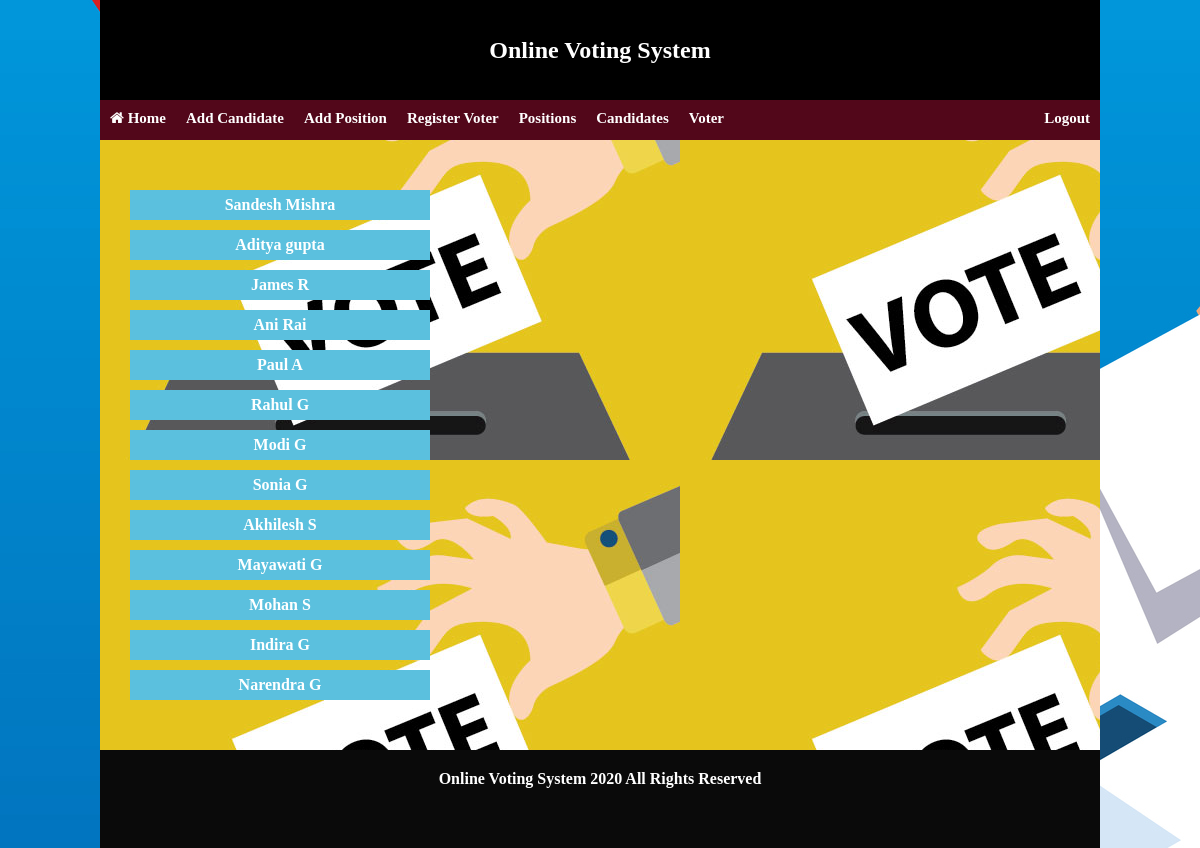
Screenshot of /onlinevotingsystemadmin.php?Candidates with the database file from the repository.
### tables this page shows
CREATE TABLE `candidates` (
  `candidate_id` int(11) NOT NULL,
  `first_name` varchar(20) NOT NULL,
  `last_name` varchar(20) NOT NULL,
  `email` varchar(20) NOT NULL,
  `password` varchar(20) NOT NULL,
  `position` varchar(20) NOT NULL
);

### Candidates.php (the view)
<div class="viewcandidate" >
<?php
        include("databaseconnect.php");
		$sql = " SELECT * FROM `candidates` ";
		$qry = mysqli_query($connect, $sql);
        $candidates = "";
		while($row = mysqli_fetch_array($qry)) {
          $candidates .= "<li>".$row['first_name']. " " .$row['last_name']."</li>";
		}
	?>
<ul class="listCandidates"><?php echo $candidates ; ?></ul>
	</div>

### onlinevotingsystemadmin.php (shortened to what this page needs)
<!DOCTYPE>
<head>
	<html>
	<link rel="stylesheet" href="style.css" type="text/css" / >
	<link rel="stylesheet" href="font-awesome-4.7.0/css/font-awesome.css" type="text/css" / >
	</head>
	<body>
<div id="container">
<div class="header">
		<h2>Online Voting System</h2>
	</div>
<nav>
	<div class="navigation">
<ul>
	<li><a href="onlinevotingsystemadmin.php"><i class="fa fa-home" aria-hidden="true"></i> Home</a></li>
	<li><a href="onlinevotingsystemadmin.php?AddCandidate">Add Candidate</a></li>
	<li><a href="onlinevotingsystemadmin.php?AddPosition">Add Position</a></li>
	<li><a href="onlinevotingsystemadmin.php?RegisterStudent">Register Voter</a></li>
	<li><a href="onlinevotingsystemadmin.php?Positions">Positions</a></li>
	<li><a href="onlinevotingsystemadmin.php?Candidates">Candidates</a></li>
    <li><a href="onlinevotingsystemadmin.php?Students">Voter</a></li>
	<li><a href="logout.php">Logout</a></li>
</ul>
</div>
	</nav>
<article>
<div id= "AddCandidate">
	<?php
if(isset($_GET['AddCandidate'])){
	 include('AddCandidate.php');
}
else if(isset($_GET['AddPosition'])){
	 include('AddPosition.php');
} else if(isset($_GET['Positions'])){
	 include('Positions.php');
} else if(isset($_GET['Candidates'])){
	 include('Candidates.php');
}else if(isset($_GET['RegisterStudent'])){
	 include('RegisterStudent.php');
}else if(isset($_GET['Students'])){
	 include('Students.php');
}
	?>
</div>
</article>
<footer>
	<p>Online Voting System <?php echo Date('Y'); ?> All Rights Reserved</p>
<footer>
	</body>
	</html>

### style.css (style rules this page uses)
* { margin:0; padding: 0; }
body { background-image:url("images/vote.jpg") }
#container { background-image:url("images/vote1.jpg"); background-color:black; width:1000px; margin-left: auto; margin-right: auto; height: auto; }
.fa-home { color:#ffffff; }
.header { height:100px; width:auto; background-color:black; color:#ffffff; font-weight: bold; }
.header h2 { line-height: 100px; text-align: center; }
.navigation ul { list-style-type: none; padding: 0; margin: 0; }
.navigation ul li { float: left; }
.navigation ul li:last-child { float: right; }
.navigation { width: 100%; height: 40px; background-color: #52071a; }
.navigation ul li a { display: inline-block; padding: 10px; color: #ffffff; text-decoration: none; font-weight: bold; font-family: verdana; font-size: 15px; vertical-align: center; }
.listCandidates { list-style-type: none; }
.listCandidates li { list-style-type: none; height: 30px; }
.listCandidates li { width:300px; text-align: center; background-color: #5bc0de; font-weight: bold; font-family: vgerdana; margin-bottom: 10px; line-height: 30px; color:white; }
.viewcandidate { margin-top: 50px; margin-bottom: 50px; padding-left: 30px; }
footer { background-color: #0a0a0a; padding:20px; text-align: center; color:#ffffff; font-weight: bold; clear: both; }

### rows the page displays
candidates: first_name "Sandesh", last_name "Mishra"
candidates: first_name "Aditya", last_name "gupta"
candidates: first_name "James", last_name "R"
candidates: first_name "Ani", last_name "Rai"
candidates: first_name "Paul", last_name "A"
candidates: first_name "Rahul", last_name "G"
candidates: first_name "Modi", last_name "G"
candidates: first_name "Sonia", last_name "G"
candidates: first_name "Akhilesh", last_name "S"
candidates: first_name "Mayawati", last_name "G"
candidates: first_name "Mohan", last_name "S"
candidates: first_name "Indira", last_name "G"
candidates: first_name "Narendra", last_name "G"

### other values shown
Date('Y') "2020"
